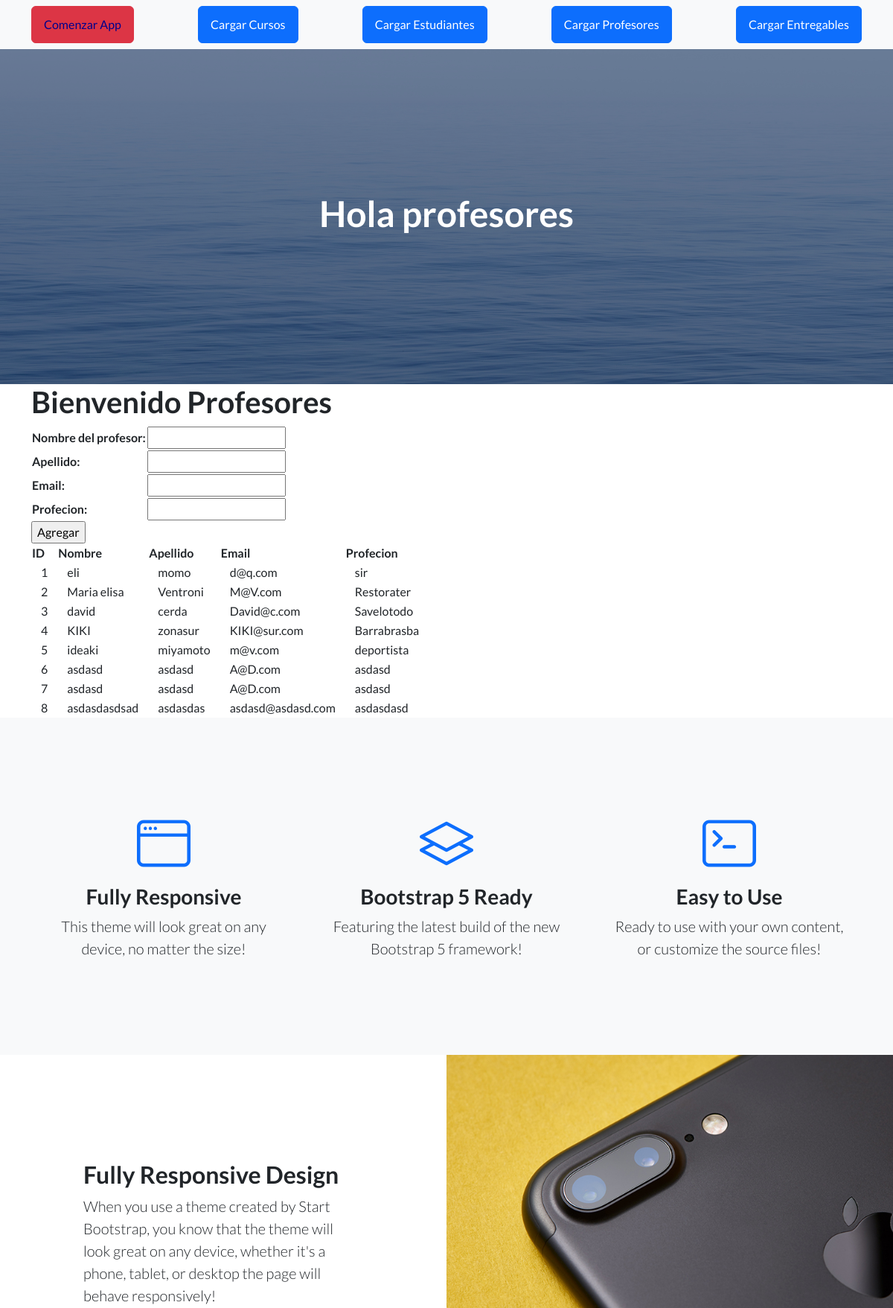
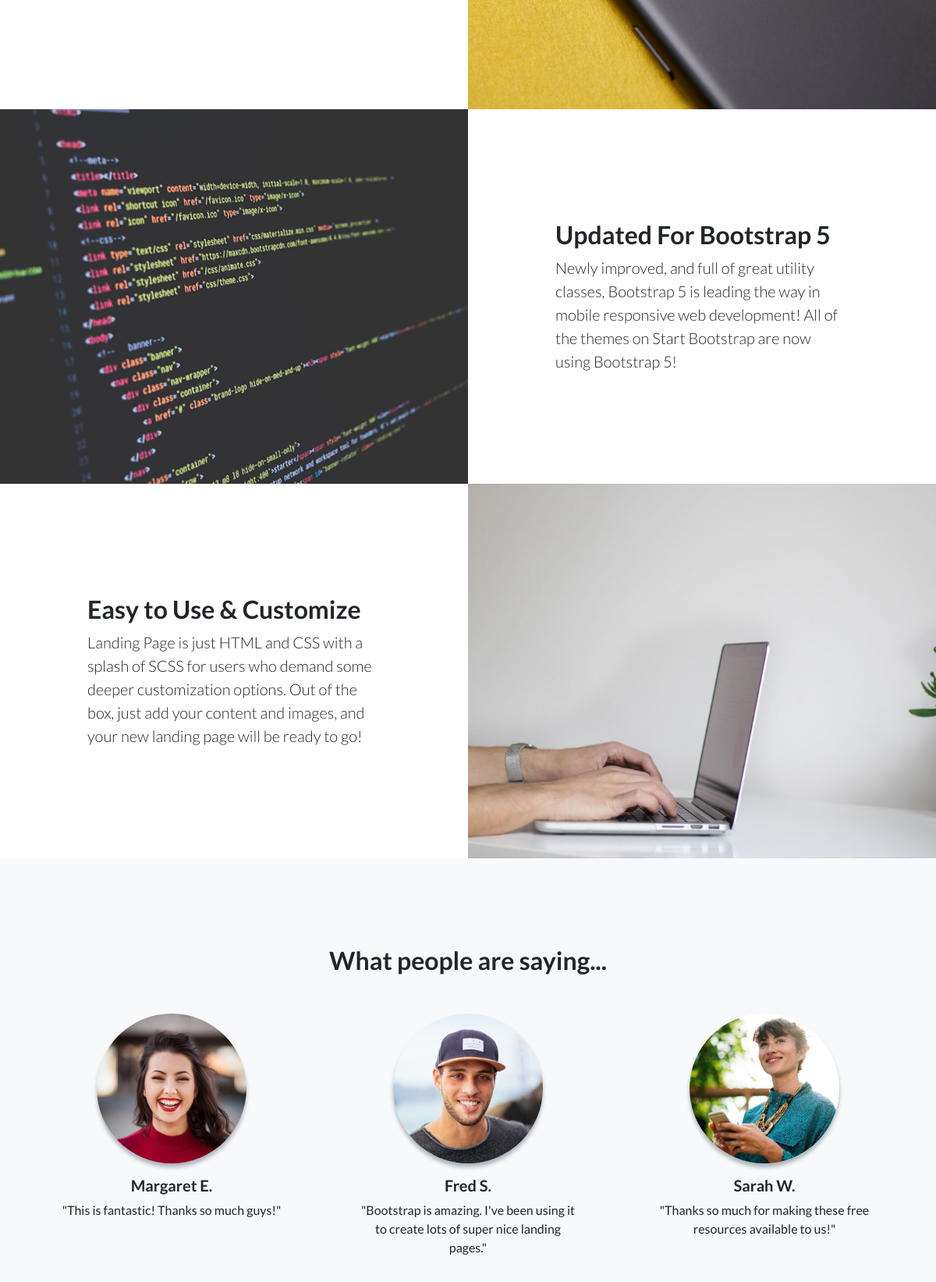
/PrimeraApp/Profesores/ (upper part), run on the app's committed database (2 pictures, top to bottom).
### PrimeraApp/models.py (models this page shows, shortened)
class Profesor(models.Model):
    nombre = models.CharField(max_length=30)
    apellido = models.CharField(max_length=30)
    email = models.EmailField()
    profecion = models.CharField(max_length=30)

### PrimeraApp/views.py (the view)
# urls.py: path('Profesores/' , views.Profesores, name="profesores"),
def Profesores(request):
      if request.method == "POST":
            form = Profesorform(request.POST)
            if form.is_valid():
                  profesor = Profesor()
                  profesor.nombre = form.cleaned_data["nombre"]
                  profesor.apellido = form.cleaned_data["apellido"]
                  profesor.email = form.cleaned_data["email"]
                  profesor.profecion = form.cleaned_data["profecion"]
                  profesor.save()
                  form = Profesorform()
      else:
            form = Profesorform()
      profesores = Profesor.objects.all()
      context = {"profesores": profesores, "form":form}
      return render (request,'template/Profesores.html', context)

### PrimeraApp/form.py
class Profesorform(forms.Form):
    nombre = forms.CharField(max_length=30, label="Nombre del profesor")
    apellido = forms.CharField(max_length=30)
    email = forms.EmailField()
    profecion = forms.CharField(max_length=30)

### PrimeraApp/Template/Profesores.html (shortened to what this page needs)
{% extends 'template/index.html' %}
{% load static %}
{% block titulo %}
<h1>Hola profesores</h1>
{% endblock %}
{% block Cambio %}
<h1>Bienvenido Profesores</h1>
<form action="" method="post">
    <table>
    {{ form }}
    </table>
   <input type="submit" value="Agregar">
</form>
<table>
    <thead>
        <tr>
            <th>ID</th>
            <th>Nombre</th>
            <th>Apellido</th>
            <th>Email</th>
            <th>Profecion</th>
        </tr>
    </thead>
    <tbody>
        {% for profesor in profesores %}
        <tr>
            <td>
                <div class="container">
                {{ profesor.id }}
                </div>
            </td>
            <td>
                <div class="container">
                {{ profesor.nombre }}
                </div>
            </td>
            <td>
                <div class="container">
                {{ profesor.apellido }}
                </div>
            </td>
            <td>
                <div class="container">
                {{ profesor.email }}
                </div>
            </td>
            <td>
                <div class="container">
                {{ profesor.profecion }}
                </div>
            </td>
        </tr>
        {% endfor %}
    </tbody>
</table>
{% endblock %}

### data on the page
Profesor: id "1", nombre "eli", apellido "momo", email "d@q.com", profecion "sir"
Profesor: id "2", nombre "Maria elisa", apellido "Ventroni", email "M@V.com", profecion "Restorater"
Profesor: id "3", nombre "david", apellido "cerda", email "David@c.com", profecion "Savelotodo"
Profesor: id "4", nombre "KIKI", apellido "zonasur", email "KIKI@sur.com", profecion "Barrabrasba"
Profesor: id "5", nombre "ideaki", apellido "miyamoto", email "m@v.com", profecion "deportista"
Profesor: id "6", nombre "asdasd", apellido "asdasd", email "A@D.com", profecion "asdasd"
Profesor: id "7", nombre "asdasd", apellido "asdasd", email "A@D.com", profecion "asdasd"
Profesor: id "8", nombre "asdasdasdsad", apellido "asdasdas", email "asdasd@asdasd.com", profecion "asdasdasd"
